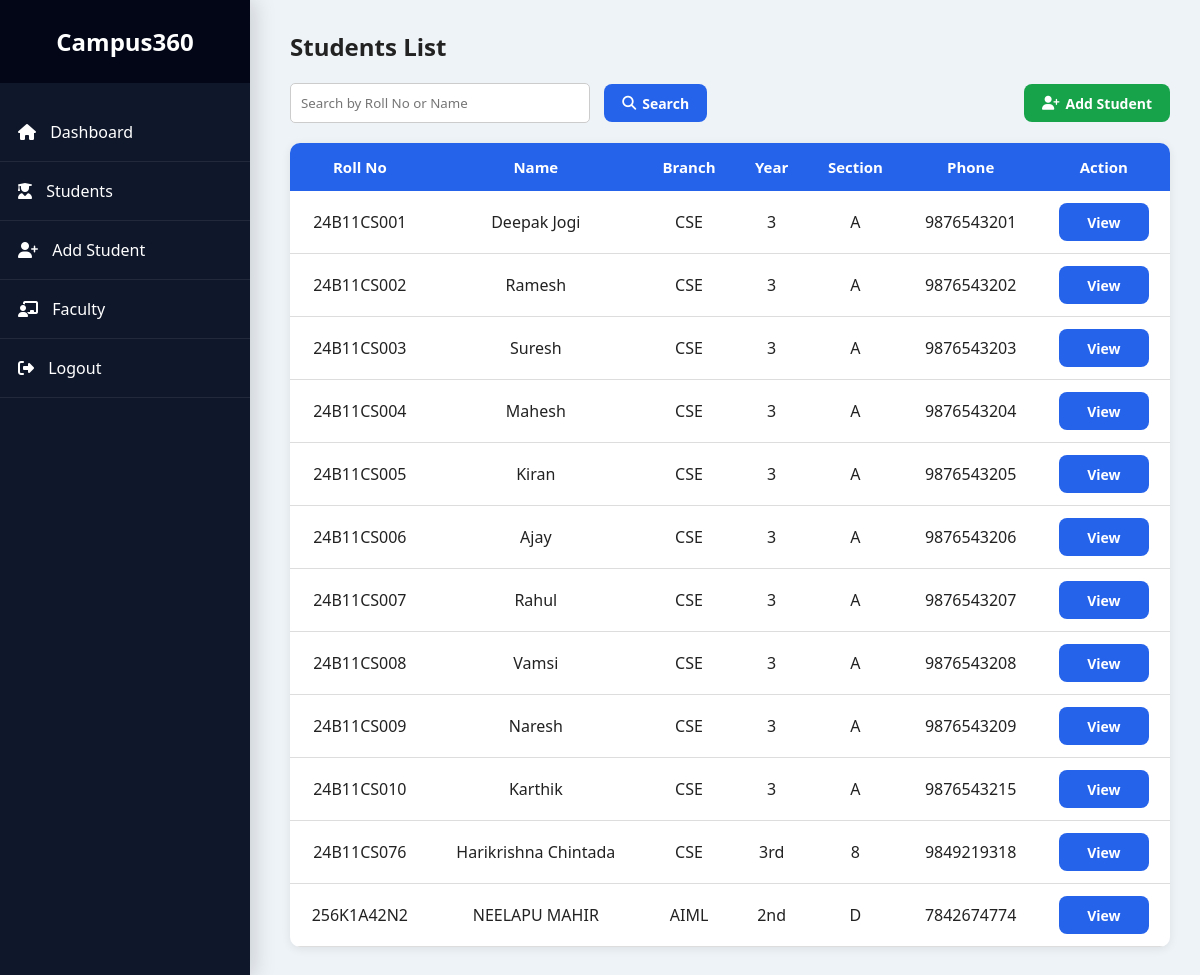
Page /students (signed in) on the committed database.
### tables this page shows
CREATE TABLE students(

id INTEGER PRIMARY KEY AUTOINCREMENT,

rollno TEXT UNIQUE NOT NULL,

password TEXT NOT NULL,

name TEXT NOT NULL,

branch TEXT,

year TEXT,

section TEXT,

phone TEXT,

email TEXT,

address TEXT,

dob TEXT,

bloodgroup TEXT

);

### app.py (the view)
@app.route("/students")
def students():
    if "admin" not in session and "faculty" not in session:
        return redirect("/")
    conn = get_connection()
    cursor = conn.cursor()
    search = request.args.get("search")
    if search:
        cursor.execute("""

        SELECT *

        FROM students

        WHERE

        rollno LIKE ?

        OR name LIKE ?

        ORDER BY rollno

        """,
        (
        "%" + search + "%",
        "%" + search + "%"
        ))
    else:
        cursor.execute(
            "SELECT * FROM students ORDER BY rollno"
        )
    students = cursor.fetchall()
    conn.close()
    return render_template(
        "students.html",
        students=students
    )

### app.py (called while the page is built)
def get_connection():
    conn = sqlite3.connect("portal.db")
    conn.row_factory = sqlite3.Row
    return conn

@app.context_processor
def inject_user():
    return dict(
        student=session.get("student"),
        faculty=session.get("faculty"),
        admin=session.get("admin")
    )

@app.before_request
def before_request():
    pass

@app.after_request
def after_request(response):
    response.headers["Cache-Control"] = "no-store"
    return response

### templates/students.html (shortened to what this page needs)
<!DOCTYPE html>
<html>
<head>
<link rel="stylesheet" href="{{ url_for('static', filename='style.css') }}">
<link rel="stylesheet"
href="https://cdnjs.cloudflare.com/ajax/libs/font-awesome/6.5.2/css/all.min.css">
</head>
<body>
<div class="sidebar">
<h2>Campus360</h2>
<ul>
{% if "admin" in session %}
<li><a href="/admin_dashboard">
<i class="fa-solid fa-house"></i> Dashboard
</a></li>
<li><a href="/students">
<i class="fa-solid fa-user-graduate"></i> Students
</a></li>
<li><a href="/add_student">
<i class="fa-solid fa-user-plus"></i> Add Student
</a></li>
<li><a href="/faculty">
<i class="fa-solid fa-chalkboard-user"></i> Faculty
</a></li>
{% endif %}
<li><a href="/logout">
<i class="fa-solid fa-right-from-bracket"></i> Logout
</a></li>
</ul>
</div>
<div class="main">
<h2>Students List</h2>
<div class="page-header">
<form action="/students" method="GET">
<input
type="text"
name="search"
value="{{ request.args.get('search','') }}"
placeholder="Search by Roll No or Name"
class="search-bar">
<button class="btn">
<i class="fa-solid fa-magnifying-glass"></i>
Search
</button>
</form>
{% if "admin" in session %}
<a href="/add_student" class="btn btn-success">
<i class="fa-solid fa-user-plus"></i>
Add Student
</a>
{% endif %}
</div>
<table>
<tr>
<th>Roll No</th>
<th>Name</th>
<th>Branch</th>
<th>Year</th>
<th>Section</th>
<th>Phone</th>
<th>Action</th>
</tr>
{% for student in students %}
<tr>
<td>{{ student['rollno'] }}</td>
<td>{{ student['name'] }}</td>
<td>{{ student['branch'] }}</td>
<td>{{ student['year'] }}</td>
<td>{{ student['section'] }}</td>
<td>{{ student['phone'] }}</td>
<td>
<a href="/view_student/{{ student['rollno'] }}" class="btn">
View
</a>
</td>
</tr>
{% endfor %}
</table>
</div>
</body>
</html>

### static/style.css (style rules this page uses)
* { margin:0; padding:0; box-sizing:border-box; font-family:'Segoe UI',Tahoma,Geneva,Verdana,sans-serif; }
body { background:#eef3f8; color:#222; }
.sidebar { position:fixed; left:0; top:0; width:250px; height:100%; background:#0f172a; color:white; overflow:auto; }
.sidebar h2 { padding:25px; text-align:center; background:#020617; font-size:24px; }
.sidebar ul { list-style:none; }
.sidebar ul li { border-bottom:1px solid rgba(255,255,255,.08); }
.sidebar ul li a { display:block; color:white; text-decoration:none; padding:18px; transition:.3s; }
.main { margin-left:260px; padding:30px; }
.btn, .btn-view, .btn-edit, .btn-delete, .btn-success, .btn-warning, .btn-danger { display:inline-flex; align-items:center; justify-content:center; min-width:90px; height:38px; padding:8px 18px; border:none; border-radius:8px; text-decoration:none; color:#fff; font-size:14px; font-weight:600; cursor:pointer; transition:.25s; box-sizing:border-box; }
.btn i, .btn-view i, .btn-edit i, .btn-delete i, .btn-success i, .btn-warning i, .btn-danger i { margin-right:6px; }
.btn, .btn-view { background:#2563eb; }
.btn-success { background:#16a34a; }
table { width:100%; border-collapse:collapse; background:white; border-radius:15px; overflow:hidden; box-shadow:0 8px 20px rgba(0,0,0,.08); margin-top:20px; }
table th { background:#0b6efd; color:white; padding:16px; text-align:left; font-size:15px; }
table td { padding:15px; border-bottom:1px solid #ececec; }
.main { animation:fade .6s ease; }
.card, .profile-card, .form-box, table, .notification { transition:.35s; }
h2 { margin-bottom:20px; }
* { transition:.25s; }
.sidebar { box-shadow:5px 0 20px rgba(0,0,0,.15); }
.sidebar ul li { position:relative; }
.btn, .login-btn { position:relative; overflow:hidden; }
.btn::after, .login-btn::after { content:""; position:absolute; width:0; height:100%; left:50%; top:0; background:rgba(255,255,255,.2); transition:.4s; }
table { animation:fade .6s ease; }
table tr { transition:.25s; }
i { margin-right:10px; }
a { text-decoration:none; }
.search-bar { width:300px; padding:10px; border:1px solid #ccc; border-radius:5px; margin-right:10px; }
.page-header { display:flex; justify-content:space-between; align-items:center; margin-bottom:20px; }
table { width:100%; border-collapse:collapse; margin-top:20px; background:white; border-radius:10px; overflow:hidden; box-shadow:0 2px 10px rgba(0,0,0,.08); }
table th { background:#0d6efd; color:white; padding:12px; text-align:center; }
table td { padding:10px; text-align:center; border-bottom:1px solid #ddd; }
table { width:100%; border-collapse:collapse; }
table th { background:#2563eb; color:#fff; text-align:center; padding:14px; }
table td { text-align:center; padding:12px; vertical-align:middle; }
.btn,.btn-view,.btn-edit,.btn-delete,.btn-success,.btn-warning,.btn-danger { display:inline-flex!important;align-items:center;justify-content:center; min-width:90px;height:38px;padding:8px 18px;border-radius:8px; text-decoration:none;font-weight:600 }
table { border-collapse:collapse;width:100% }
table th,table td { text-align:center;vertical-align:middle }

### rows in the picture
students: rollno "24B11CS001", name "Deepak Jogi", branch "CSE", year "3", section "A", phone "9876543201"
students: rollno "24B11CS002", name "Ramesh", branch "CSE", year "3", section "A", phone "9876543202"
students: rollno "24B11CS003", name "Suresh", branch "CSE", year "3", section "A", phone "9876543203"
students: rollno "24B11CS004", name "Mahesh", branch "CSE", year "3", section "A", phone "9876543204"
students: rollno "24B11CS005", name "Kiran", branch "CSE", year "3", section "A", phone "9876543205"
students: rollno "24B11CS006", name "Ajay", branch "CSE", year "3", section "A", phone "9876543206"
students: rollno "24B11CS007", name "Rahul", branch "CSE", year "3", section "A", phone "9876543207"
students: rollno "24B11CS008", name "Vamsi", branch "CSE", year "3", section "A", phone "9876543208"
students: rollno "24B11CS009", name "Naresh", branch "CSE", year "3", section "A", phone "9876543209"
students: rollno "24B11CS010", name "Karthik", branch "CSE", year "3", section "A", phone "9876543215"
students: rollno "24B11CS076", name "Harikrishna Chintada", branch "CSE", year "3rd", section "8", phone "9849219318"
students: rollno "256K1A42N2", name "NEELAPU MAHIR", branch "AIML", year "2nd", section "D", phone "7842674774"
